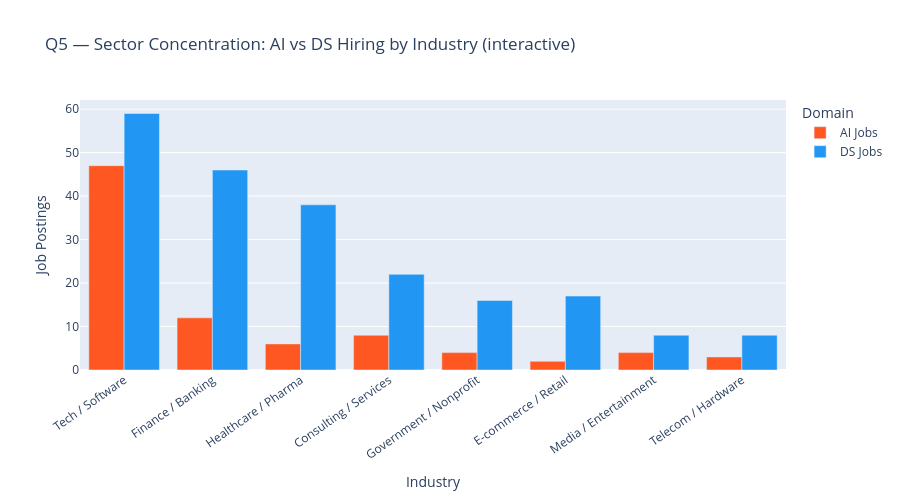

The code cell stored with this chart in its notebook:
### Code cell
plot_data = pivot_chart.reset_index()
plot_data = plot_data.melt(id_vars='industry', value_vars=['AI Jobs', 'DS Jobs'],
                           var_name='Domain', value_name='Count')

fig = px.bar(plot_data, x='industry', y='Count', color='Domain',
             barmode='group',
             color_discrete_map={'AI Jobs': DOMAIN_COLORS['AI'],
                                 'DS Jobs': DOMAIN_COLORS['Data Science']},
             title='Q5 — Sector Concentration: AI vs DS Hiring by Industry (interactive)',
             labels={'industry': 'Industry', 'Count': 'Job Postings', 'Domain': 'Domain'})

fig.update_layout(xaxis_tickangle=-35, height=500)
fig.show()

### Figure 1 — Plotly figure (JSON) as saved in the notebook; plotly's stock layout.template omitted (floating-point values rounded to 4 significant figures)
{"data": [{"alignmentgroup": "True", "hovertemplate": "Domain=AI Jobs<br>Industry=%{x}<br>Job Postings=%{y}<extra></extra>", "legendgroup": "AI Jobs", "marker": {"color": "#FF5722", "pattern": {"shape": ""}}, "name": "AI Jobs", "offsetgroup": "AI Jobs", "orientation": "v", "showlegend": true, "textposition": "auto", "type": "bar", "x": ["Tech / Software", "Finance / Banking", "Healthcare / Pharma", "Consulting / Services", "Government / Nonprofit", "E-commerce / Retail", "Media / Entertainment", "Telecom / Hardware"], "xaxis": "x", "y": [47, 12, 6, 8, 4, 2, 4, 3], "yaxis": "y"}, {"alignmentgroup": "True", "hovertemplate": "Domain=DS Jobs<br>Industry=%{x}<br>Job Postings=%{y}<extra></extra>", "legendgroup": "DS Jobs", "marker": {"color": "#2196F3", "pattern": {"shape": ""}}, "name": "DS Jobs", "offsetgroup": "DS Jobs", "orientation": "v", "showlegend": true, "textposition": "auto", "type": "bar", "x": ["Tech / Software", "Finance / Banking", "Healthcare / Pharma", "Consulting / Services", "Government / Nonprofit", "E-commerce / Retail", "Media / Entertainment", "Telecom / Hardware"], "xaxis": "x", "y": [59, 46, 38, 22, 16, 17, 8, 8], "yaxis": "y"}], "layout": {"barmode": "group", "height": 500, "legend": {"title": {"text": "Domain"}, "tracegroupgap": 0}, "title": {"text": "Q5 — Sector Concentration: AI vs DS Hiring by Industry (interactive)"}, "xaxis": {"anchor": "y", "domain": [0, 1], "tickangle": -35, "title": {"text": "Industry"}}, "yaxis": {"anchor": "x", "domain": [0, 1], "title": {"text": "Job Postings"}}}}
